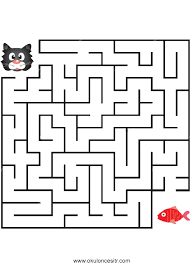
#> input picture pictures/labirent.png, 191 x 264 px, found by its file name
$ python 1_simple_thresholding.py
#> lines starting #> are read from the running program, lines starting #| are printed output that depends on the picture; after the words box and inside, x2 and y2 are one past the last pixel; in counts of white or black regions, pixels touching at a corner belong together
import cv2
import numpy as np

# birden fazla görüntüyü göstermek için
from matplotlib import pyplot as plt

# simple thresholding, burda her piksel için aynı eşik değeri uygulanır.
# piksel değeri eşikten küçük ise sıfıra ayarlanır.

image = cv2.imread('pictures/labirent.png',0)
#> image: shape (264, 191); min 0, max 255, mean 230.3


# 2.parametre eşik, piksel piksel bakarak 127 nin altında olanlar sıfıra yuvarlanır (0 olur)
# 3.parametre , eşik değeri üstünde olursa olucağı değer
ret, thresh1 = cv2.threshold(image, 127, 255, cv2.THRESH_BINARY)
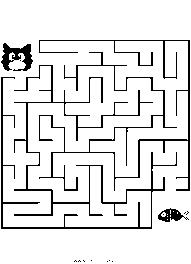
#> thresh1: shape (264, 191); 89.9% white; black in thin lines or dots, all inside (x1, y1, x2, y2) = (1, 40, 190, 262)

# kullanılan eşik değeri, çıktı yani görüntü 2 değer döner (simple thresholding)
ret, thresh2 = cv2.threshold(image, 127, 255, cv2.THRESH_BINARY_INV)    # THRESH_BINARY tersidir
ret, thresh3 = cv2.threshold(image, 127, 255, cv2.THRESH_TRUNC)
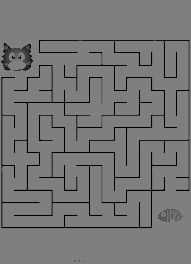
#> thresh3: shape (264, 191); min 0, max 127, mean 119.2
ret, thresh4 = cv2.threshold(image, 127, 255, cv2.THRESH_TOZERO)
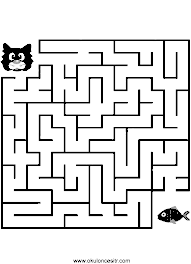
#> thresh4: shape (264, 191); min 0, max 255, mean 225.2
ret, thresh5 = cv2.threshold(image, 127, 255, cv2.THRESH_TOZERO_INV)
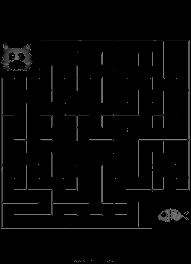
#> thresh5: shape (264, 191); min 0, max 127, mean 5.1

# görüntüleri tek karede göster
titles = ['Original Image', 'BINARY','BINARY_INV', 'TRUNC', 'TOZERO', 'TOZERO_INV']
images = [image, thresh1, thresh2, thresh3, thresh4, thresh5]

for i in range(len(images)):
    plt.subplot(2, 3, i+1)    # 2 satır, 3 sütun
    plt.imshow(images[i], 'gray', vmin=0, vmax=255)
    plt.title(titles[i])    # resimlere başlik
    plt.xticks([])  # x noktası değerleri boşalt
    plt.yticks([])  # y noktası değerleri boşalt
#> this loop made 6 passes

plt.show()

cv2.waitKey(0)
cv2.destroyAllWindows()
